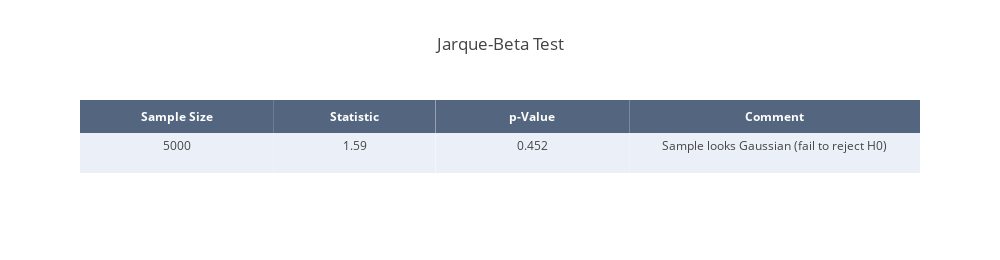

Source (notebook cell):
### Markdown cell above
### Jarque-Beta Test

### Code cell
# Normality test
test = "Jarque-Beta Test"
stat, p = stats.jarque_bera(samples_r_s)

# Round results
stat = round(stat, 3)
p = round(p, 3)

# Interpre results
alpha = 0.05
if p > alpha:
    msg = 'Sample looks Gaussian (fail to reject H0)'
else:
    msg = "Sample does not look Gaussian (reject H0)"

# Create table
result_mat = [len(samples_r_s), stat, p, msg]

trace = go.Table(
    header=dict(values=['<b>Sample Size</b>', '<b>Statistic</b>', '<b>p-Value</b>', '<b>Comment</b>'],
                line = dict(width=0),
                fill = dict(color='rgba(42,63,95,0.8)'),
                align = 'center',
                font = dict(
                    color = '#ffffff',
                    size = 12
                )),
    cells=dict(values=np.array(result_mat).T,
               line = dict(width=0),
               fill = dict(color=[['#EBF0F8', '#ffffff', '#EBF0F8', '#ffffff']]),
               align = 'center',
               height = 40),
    columnwidth=[0.3, 0.25, 0.3, 0.45])
       
data = [trace]

layout = dict(title=test, height=260, width=1000)

jb_table = dict(data=data, layout=layout)

# Plot table
py.offline.iplot(jb_table)

### Figure 1 — Plotly figure (JSON) as saved in the notebook; plotly's stock layout.template omitted (floating-point values rounded to 4 significant figures)
{"data": [{"cells": {"align": "center", "fill": {"color": [["#EBF0F8", "#ffffff", "#EBF0F8", "#ffffff"]]}, "height": 40, "line": {"width": 0}, "values": ["5000", "1.59", "0.452", "Sample looks Gaussian (fail to reject H0)"]}, "columnwidth": [0.3, 0.25, 0.3, 0.45], "header": {"align": "center", "fill": {"color": "rgba(42,63,95,0.8)"}, "font": {"color": "#ffffff", "size": 12}, "line": {"width": 0}, "values": ["<b>Sample Size</b>", "<b>Statistic</b>", "<b>p-Value</b>", "<b>Comment</b>"]}, "type": "table", "uid": "30df2836-a4dd-448a-970c-a46a725f58d1"}], "layout": {"height": 260, "title": {"text": "Jarque-Beta Test"}, "width": 1000}}
